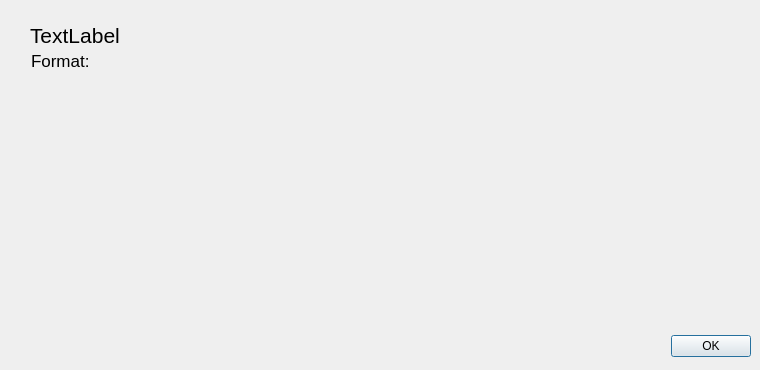
<?xml version="1.0" encoding="UTF-8"?>
<ui version="4.0">
 <class>explaindialog</class>
 <widget class="QDialog" name="explaindialog">
  <property name="windowModality">
   <enum>Qt::WindowModal</enum>
  </property>
  <property name="geometry">
   <rect>
    <x>0</x>
    <y>0</y>
    <width>760</width>
    <height>370</height>
   </rect>
  </property>
  <property name="minimumSize">
   <size>
    <width>760</width>
    <height>370</height>
   </size>
  </property>
  <property name="maximumSize">
   <size>
    <width>760</width>
    <height>370</height>
   </size>
  </property>
  <property name="windowTitle">
   <string>Explain Instruction</string>
  </property>
  <widget class="QDialogButtonBox" name="buttonBox">
   <property name="geometry">
    <rect>
     <x>410</x>
     <y>330</y>
     <width>341</width>
     <height>32</height>
    </rect>
   </property>
   <property name="orientation">
    <enum>Qt::Horizontal</enum>
   </property>
   <property name="standardButtons">
    <set>QDialogButtonBox::Ok</set>
   </property>
  </widget>
  <widget class="QLabel" name="labelLine">
   <property name="geometry">
    <rect>
     <x>30</x>
     <y>20</y>
     <width>571</width>
     <height>31</height>
    </rect>
   </property>
   <property name="font">
    <font>
     <pointsize>16</pointsize>
    </font>
   </property>
   <property name="text">
    <string>TextLabel</string>
   </property>
  </widget>
  <widget class="QLabel" name="labelFormat">
   <property name="geometry">
    <rect>
     <x>31</x>
     <y>45</y>
     <width>570</width>
     <height>31</height>
    </rect>
   </property>
   <property name="font">
    <font>
     <pointsize>13</pointsize>
    </font>
   </property>
   <property name="text">
    <string>Format: </string>
   </property>
  </widget>
 </widget>
 <resources/>
 <connections>
  <connection>
   <sender>buttonBox</sender>
   <signal>accepted()</signal>
   <receiver>explaindialog</receiver>
   <slot>accept()</slot>
   <hints>
    <hint type="sourcelabel">
     <x>248</x>
     <y>254</y>
    </hint>
    <hint type="destinationlabel">
     <x>157</x>
     <y>274</y>
    </hint>
   </hints>
  </connection>
  <connection>
   <sender>buttonBox</sender>
   <signal>rejected()</signal>
   <receiver>explaindialog</receiver>
   <slot>reject()</slot>
   <hints>
    <hint type="sourcelabel">
     <x>316</x>
     <y>260</y>
    </hint>
    <hint type="destinationlabel">
     <x>286</x>
     <y>274</y>
    </hint>
   </hints>
  </connection>
 </connections>
</ui>
